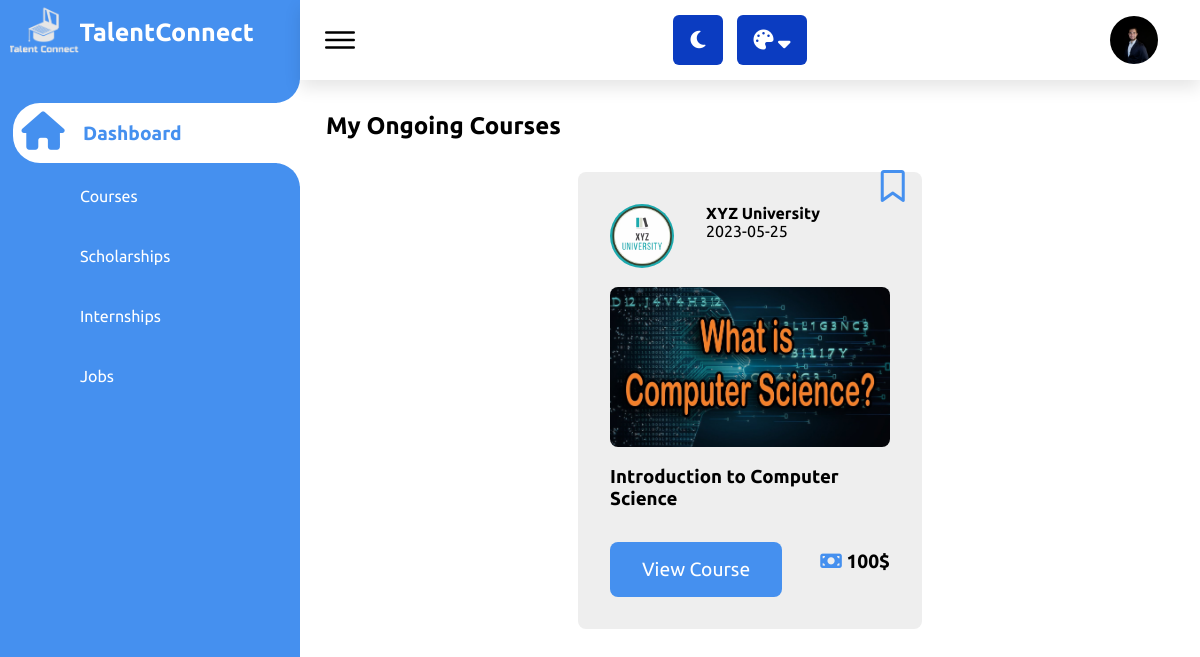
The app's page /individual/home.php (signed in) with its own data.
### tables this page shows
CREATE TABLE `individuals` (
  `individual_ID` int(11) NOT NULL,
  `individual_Name` varchar(50) NOT NULL,
  `individual_Password` varchar(50) NOT NULL,
  `individual_Email` varchar(50) NOT NULL,
  `individual_PhoneNumber` int(50) NOT NULL,
  `individual_Major` varchar(50) NOT NULL,
  `Is_Graduated` tinyint(1) NOT NULL,
  `individual_Country` varchar(50) NOT NULL,
  `individual_photo` text NOT NULL,
  `individual_Status` varchar(10) NOT NULL,
  `individual_JoinDate` date NOT NULL DEFAULT current_timestamp(),
  `individual_Linkedin` varchar(255) NOT NULL,
  `individual_About` text NOT NULL
);

CREATE TABLE `courses` (
  `course_ID` int(11) NOT NULL,
  `course_Name` varchar(50) NOT NULL,
  `course_Description` text NOT NULL,
  `course_Creator` varchar(50) NOT NULL,
  `course_Category` varchar(50) NOT NULL,
  `course_Picture` text NOT NULL,
  `course_overall_Video` text NOT NULL,
  `course_Fees` int(11) NOT NULL,
  `course_Status` varchar(10) NOT NULL,
  `course_Launch_Date` date NOT NULL DEFAULT current_timestamp()
);

CREATE TABLE `company` (
  `company_id` int(50) NOT NULL,
  `company_Name` varchar(100) NOT NULL,
  `company_Email` varchar(50) NOT NULL,
  `company_Password` varchar(50) NOT NULL,
  `company_PhoneNumber` int(50) NOT NULL,
  `company_Country` varchar(50) NOT NULL,
  `company_City` int(11) NOT NULL,
  `company_Status` varchar(10) NOT NULL,
  `company_Logo` text NOT NULL,
  `company_Website` varchar(255) NOT NULL,
  `company_Location` varchar(255) NOT NULL,
  `company_Linkedin` varchar(255) NOT NULL,
  `company_Twitter` varchar(50) NOT NULL,
  `company_Facebook` varchar(50) NOT NULL,
  `company_Instagram` varchar(50) NOT NULL,
  `company_About` text NOT NULL
);

### individual/home.php (the view, shortened to what this page needs)
<?php
  include "structural_IndividualPage.php";
?>
    <div style="     display: flex;     align-items: center;     margin: 2rem 1rem; ">
      <h2>My Ongoing Courses</h2>
    </div>
<div id="coursesList" class="box-container">
    <?php
        $sql = "SELECT DISTINCT c.*FROM courses c
        INNER JOIN individuals i
        LEFT JOIN courses_fields cf ON c.course_ID = cf.course_ID
        LEFT JOIN individual_intrested_field ii ON i.individual_ID = ii.individual_ID
        LEFT JOIN course_progress cp ON c.course_ID = cp.course_ID AND i.individual_ID = cp.individual_ID
        WHERE c.course_Status = 'active'
            AND cf.course_field_Name = ii.field_Name
            AND i.individual_ID = $individual_ID
            AND cp.course_Status = 'under-progress'
        ORDER BY c.course_Launch_Date DESC
        LIMIT 3";
        $select_courses = mysqli_query($conn, $sql);
        if(mysqli_num_rows($select_courses) > 0){
            while($fetch_course = mysqli_fetch_assoc($select_courses)){
                $course_id = $fetch_course['course_ID'];
                $course_Creator = $fetch_course['course_Creator'];
                $select_company = mysqli_query($conn,"SELECT * FROM company WHERE company_Name = '$course_Creator'");
                if ($select_company) {
                    $fetch_company = mysqli_fetch_assoc($select_company);
                } else {
                    echo "Error: " . mysqli_error($conn);
                }
                $select_university = mysqli_query($conn,"SELECT * FROM universities WHERE university_Name = '$course_Creator'");
                if ($select_university) {
                    $fetch_university = mysqli_fetch_assoc($select_university);
                } else {
                    echo "Error: " . mysqli_error($conn);
                }
            ?>
                <div class="box" id="box">
                    <div class="course_Creator">
                        <?php if ($fetch_company && $fetch_company['company_Logo']) {
                            ?>
                                <a href="../viewCompanyProfile.php?company_id=<?= $fetch_company['company_id']; ?>" class="row" style="text-decoration: none;" target="_blank">
                                <img src="../images/companies_universities_images/<?= $fetch_company['company_Logo']; ?>" alt="">
                        <?php }else {
                            ?>
                                <a href="../viewUniversityProfile.php?university_id=<?= $fetch_university['university_ID']; ?>" class="row" style="text-decoration: none;" target="_blank">
                                <img src="../images/companies_universities_images/<?= $fetch_university['university_Logo']; ?>" alt="">
                        <?php
                            }
                        ?>
                                </a>
                        <div>
                            <h4><?= $fetch_course['course_Creator'] ?></h4>
                            <span><?= $fetch_course['course_Launch_Date']; ?></span>
                        </div>
                    </div>
                    <img src="../images/courses/<?= $fetch_course['course_Picture']; ?>" class="coursePhoto" alt="">
                    <h3 class="title"><?= $fetch_course['course_Name']; ?></h3>
                    <div style="     display: flex;     align-items: center;     justify-content: space-between;     flex-direction: row; margin-top: 1rem; ">
                        <a href="viewCourse.php?course_id=<?= $course_id; ?> " class="viewCourseBtn">view Course</a>
                        <h4 style="font-size: larger;">
                            <i class="fa-solid fa-money-bill" style="color: var(--nav-main);"></i>
                            <?= $fetch_course['course_Fees']; ?>$</h4>
                    </div>
                <?php
                $bookmarkSql = "SELECT * FROM bookmarks WHERE user_ID = $individual_ID AND user_role = 'individual' AND course_ID = " . $course_id ;
                $bookmarkResult = mysqli_query($conn, $bookmarkSql);
                $bookmarkCount=mysqli_num_rows($bookmarkResult);
                    if(!$bookmarkCount>0){
                        echo'
                            <a  class="addBookmark" href="../addRemoveBookmark.php?course_id='. $course_id .'&user_ID='. $individual_ID .'&user_role=individual&status=add" target="_black">
                                <i class="fa-regular fa-bookmark fa-2xl" ></i>
                            </a>
                            <a class="removeBookmark hide" href="../addRemoveBookmark.php?course_id='. $course_id .'&user_ID='. $individual_ID .'&user_role=individual&status=remove" target="_black">
                                <i class="fas fa-bookmark fa-2xl" ></i>
                            </a>
                        ';
                    }
                    echo'</div>';
                }
        }else{
            echo '<p class="empty">No courses matched your interests yet.<br>
                </p>';
      }
      ?>
   </div>
    </div>
</body>
</html>

### individual/structural_IndividualPage.php (shortened to what this page needs)
<?php
include "../connection.php";
if(!isset($_SESSION['individual_ID'])){
    header('location:../userRegistration.php');
    exit();
}
else{
    $individual_ID = $_SESSION['individual_ID'];
    }
?>
<!DOCTYPE html>
<html lang="en">
    <head>
        <link rel="stylesheet" href="assets/css/style.css">
        <link rel="stylesheet" href="assets/css/empty.css">
        <link rel="stylesheet" href="assets/css/profile.css">
        <link rel="stylesheet" href="assets/css/dark.css">
        <link rel="stylesheet" href="assets/css/alert.css">
        <link rel="stylesheet" href="assets/css/customers.css">
        <link rel="stylesheet" href="assets/css/navbar.css">
        <link rel="stylesheet" href="assets/css/commonStyle.css">
        <link rel="stylesheet" href="https://site-assets.fontawesome.com/releases/v6.4.0/css/all.css">
    </head>
<link rel="stylesheet" href="../css/scrolbtn.css">
    <body>
        <div class="container">
            <div class="navigation">
                <ul>
                    <li>
                        <a href="home.html" >
                            <span class="title" style="font-weight:600 ; font-size:25px; display: flex;     padding-top: 2px;     margin-left: -13px;">
                                <img src="assets/imgs/talentConnectLOGO.png" style="height: 100%; filter: invert(0.9);" alt="">
                                TalentConnect
                            </span>
                        </a>
                    </li>
                    <li>
                        <a href="home.php" id="Dashboard-LeftBar">
                            <span class="icon">
                                <i class="fa-solid fa-house fa-2xl"></i>
                            </span>
                            <span class="title">Dashboard</span>
                        </a>
                    </li>
                    <li>
                        <a href="courses.php" id="Courses-LeftBar">
                            <span class="icon">
                            </span>
                            <span class="title">Courses</span>
                        </a>
                    </li>
                    <li>
                        <a href="scholarships.php" id="Scholarship-LeftBar">
                            <span class="icon">
                            </span>
                            <span class="title">Scholarships</span>
                        </a>
                    </li>
                    <li>
                        <a href="delivery.php" id="InternshipManagement-LeftBar">
                            <span class="icon">
                            </span>
                            <span class="title">Internships</span>
                        </a>
                    </li>
                    <li>
                        <a href="jobs.php" id="Job-LeftBar">
                            <span class="icon">
                            </span>
                            <span class="title">Jobs</span>
                        </a>
                    </li>
                </ul>
            </div>
            <div class="main">
                <div class="topbar" style="box-shadow:0 .5rem 1rem rgba(0,0,0,.1); height:5rem;">
                    <div class="toggle">
                        <ion-icon name="menu-outline"></ion-icon>
                    </div>
                    <div class="appearance">
                        <div class="light-dark">
                            <i class="btn fas fa-moon" data-color="#e4e6eb #e4e6eb #24292D #24292D #242526"></i>
                        </div>
                        <div class="color-icon">
                            <div class="icons">
                                <i class="fas fa-palette"></i>
                                <i class="fas fa-sort-down arrow"></i>
                            </div>
                        </div>
                    </div>
                    <?php
                                $select_profile = mysqli_query($conn, "SELECT individual_Name, individual_photo FROM `individuals` WHERE  individual_ID = '$individual_ID'");
                                $fetch_profile = mysqli_fetch_assoc($select_profile);
                            ?>
                    <div class="user" style="border-radius:50%; margin-right:2rem; width:3rem; height:3rem; ">
                    <?php
                        if(empty($fetch_profile['individual_photo'])){
                            ?>
                            <ion-icon name="person-outline" id="user-btn" style=" margin:.5rem; font-size:40px; font-weight:500;margin-left:.3rem;margin-right:5rem;  border-radius:50%;"></ion-icon>
                    <?php
                        }else{
                            ?>
                            <img id="user-btn" src="../images/individuals_images/<?= $fetch_profile['individual_photo']; ?>" alt="<?= $fetch_profile['individual_Name']; ?>" srcset="">
                    <?php
                        }
                    ?>
                    </div>
                </div>

### individual/assets/css/style.css (style rules this page uses)
* { font-family: "Ubuntu", sans-serif; margin: 0; padding: 0; box-sizing: border-box; text-decoration: none; }
:root { --white: #fff; --black: #24292d; --nav-main: #4590ef; --switchers-main: #303d61; --gray: #f5f5f5; --black2: #999; }
body { min-height: 100vh; overflow-x: hidden; }
.container { position: relative; width: 100%; }
.navigation { position: fixed; width: 300px; height: 100%; background: var(--nav-main); border-left: 10px solid var(--nav-main); transition: 0.5s; overflow: hidden; }
.navigation ul { position: absolute; top: 0; left: 0; width: 100%; }
.navigation ul li { position: relative; width: 100%; list-style: none; border-top-left-radius: 30px; border-bottom-left-radius: 30px; }
.navigation ul li:nth-child(1) { margin-bottom: 40px; pointer-events: none; }
.navigation ul li a { position: relative; display: block; width: 100%; display: flex; text-decoration: none; color: var(--white); }
.navigation ul li a .icon { position: relative; display: block; min-width: 60px; height: 60px; line-height: 56px; text-align: center; }
.navigation ul li a .title { position: relative; display: block; padding: 0 10px; height: 60px; line-height: 60px; text-align: start; white-space: nowrap; }
.navigation ul li a.actived::before, .navigation ul li a.actived::before { content: ""; position: absolute; right: 0; top: -50px; width: 50px; height: 50px; background-color: transparent; border-radius: 50%; box-shadow: 35px 35px 0 10px var(--white); pointer-events: none; }
.navigation ul li a.actived::after, .navigation ul li a.actived::after { content: ""; position: absolute; right: 0; bottom: -50px; width: 50px; height: 50px; background-color: transparent; border-radius: 50%; box-shadow: 35px -35px 0 10px var(--white); pointer-events: none; }
.navigation ul li a.actived { color: var(--nav-main); background-color: var(--white); }
.main { position: absolute; width: calc(100% - 300px); left: 300px; min-height: 100vh; background: var(--white); transition: 0.5s; }
.topbar { width: 100%; height: 60px; display: flex; justify-content: space-between; align-items: center; padding: 0 10px; box-shadow:0 .5rem 1rem rgba(0,0,0,.1); }
.toggle { position: relative; width: 60px; height: 60px; display: flex; justify-content: center; align-items: center; font-size: 2.5rem; cursor: pointer; }
.user { position: relative; width: 40px; height: 40px; border-radius: 50%; overflow: hidden; cursor: pointer; }
.user img { position: absolute; top: 0; left: 0; width: 100%; height: 100%; object-fit: cover; }

### individual/assets/css/empty.css (style rules this page uses)
* { font-family: "Ubuntu", sans-serif; margin: 0; padding: 0; box-sizing: border-box; text-decoration: none; }
:root { --white: #fff; --black: #24292d; --nav-main: #4590ef; --switchers-main: #0b3cc1; --gray: #f5f5f5; --black2: #999; }

### individual/assets/css/profile.css (style rules this page uses)
* { font-family: "Ubuntu", sans-serif; margin: 0; padding: 0; box-sizing: border-box; text-decoration: none; }
:root { --white: #fff; --black: #24292d; --nav-main: #4590ef; --switchers-main: #0b3cc1; --gray: #f5f5f5; --black2: #999; }

### individual/assets/css/dark.css (style rules this page uses)
:root { --white: #fff; --black: #24292d; --nav-main: #4590ef; --switchers-main: #0b3cc1; --gray: #f5f5f5; --black2: #999; }
.appearance { display: flex; align-items: center; }
.appearance .light-dark, .appearance .icons { height: 50px; width: 50px; border-radius: 6px; line-height: 50px; text-align: center; color: white; font-size: 20px; background: var(--switchers-main); cursor: pointer; }
.appearance .light-dark i, .appearance .icons i { opacity: 1; }
.appearance .light-dark i { height: 100%; width: 100%; }
.appearance .color-icon { position: relative; }
.appearance .icons { width: 70px; height: 50px; margin-left: 14px; }

### individual/assets/css/customers.css (style rules this page uses)
* { font-family: "Ubuntu", sans-serif; margin: 0; padding: 0; box-sizing: border-box; text-decoration: none; }
:root { --white: #fff; --black: #24292d; --nav-main: #4590ef; --switchers-main: #0b3cc1; --gray: #f5f5f5; --black2: #999; }

### individual/structural_IndividualPage.php (style rules this page uses)
.navigation ul li a.actived::before, .navigation ul li a.actived::before { content: ""; position: absolute; right: 0; top: -50px; width: 50px; height: 50px; background-color: transparent; border-radius: 50%; box-shadow: 35px 35px 0 10px var(--white); pointer-events: none; }
.navigation ul li a.actived::after, .navigation ul li a.actived::after { content: ""; position: absolute; right: 0; bottom: -50px; width: 50px; height: 50px; background-color: transparent; border-radius: 50%; box-shadow: 35px -35px 0 10px var(--white); pointer-events: none; }
.navigation ul li a.actived { color: var(--nav-main); background-color: var(--white); }

### records on screen
individuals: individual_photo (picture)
courses: company.company_Logo (picture), course_Creator "XYZ University", course_Launch_Date "2023-05-25", course_Picture (picture), course_Name "Introduction to Computer Science", course_Fees "100"
